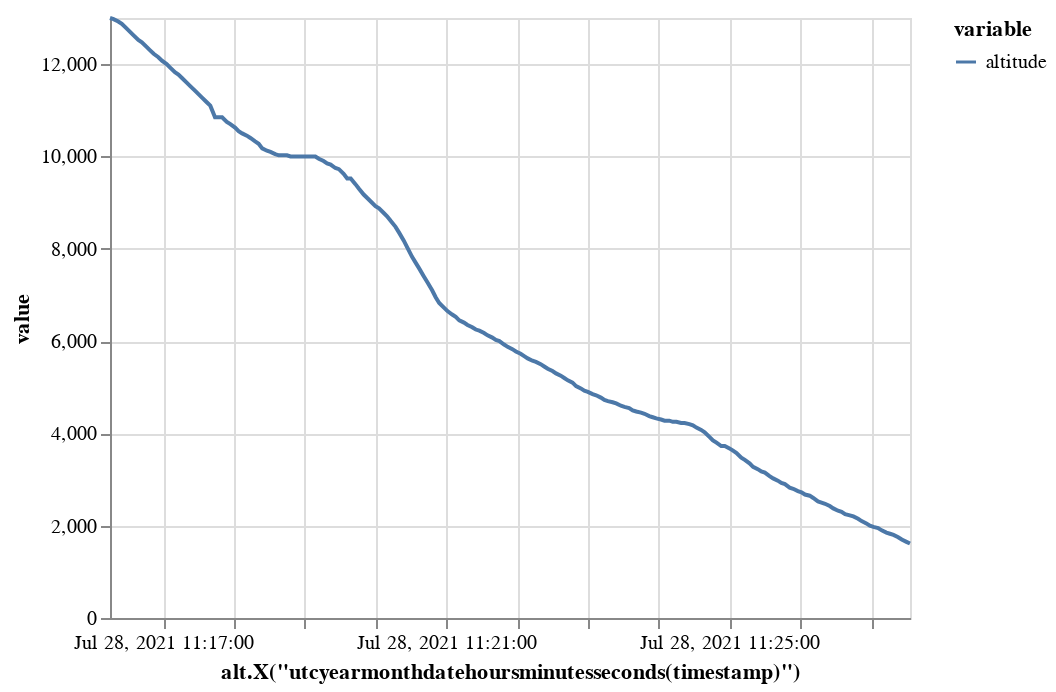

The cell this chart's notebook holds for it:
### Code cell
traffic[0].chart("altitude").encode()

### Figure 1 — Vega-Lite specification as saved in the notebook (floating-point values rounded to 4 significant figures; data arrays with more than 128 entries replaced by an {"elided": "..."} marker saying what was removed)
{"config": {"view": {"continuousWidth": 400, "continuousHeight": 300}}, "data": {"name": "data-bbd1a7d43e95a55f0b55dbef4e6fb4d5"}, "mark": "line", "encoding": {"color": {"type": "nominal", "field": "variable"}, "x": {"type": "temporal", "field": "timestamp", "timeUnit": "utcyearmonthdatehoursminutesseconds", "title": "alt.X(\"utcyearmonthdatehoursminutesseconds(timestamp)\")"}, "y": {"type": "quantitative", "field": "value"}}, "transform": [{"fold": ["altitude"], "as": ["variable", "value"]}], "$schema": "https://vega.github.io/schema/vega-lite/v4.8.1.json", "datasets": {"data-bbd1a7d43e95a55f0b55dbef4e6fb4d5": {"elided": "200 records"}}}
